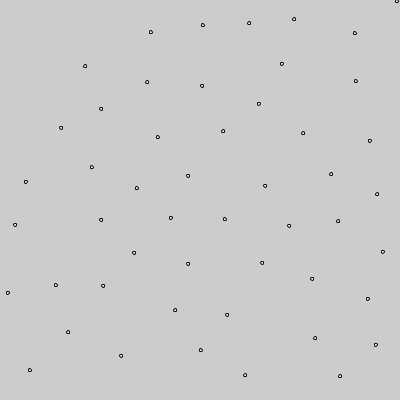
Frame 1 (no input)
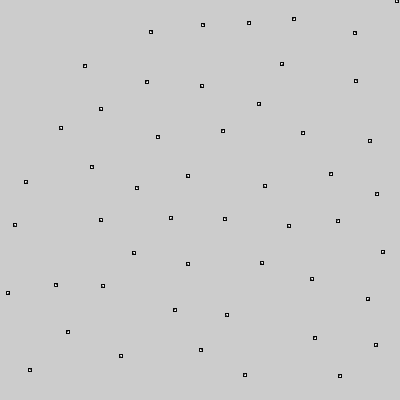
Frame 60 (the mouse pressed at the canvas centre just before this capture)
Frame 120 (the mouse held since frame 60 and released just before this capture): identical to frame 60, image omitted

The Processing sketch that drew these frames (run headless with seeded random() and noise(); from frame 60 on, the mouse is pressed at the canvas centre):

// Processing sketch: CicleFilling
// ── CicleFilling.pde
import java.util.*;
static int numPoints =50;
static int numSteps = 1;
static ArrayList<Circle> circles = new ArrayList<Circle>();
 void setup()
 {
   size(400,400);
   
    Vector<PVector> centers = new Vector<PVector>();

    PoissonDistribution distrib = new PoissonDistribution();
    float d = sqrt(width * height * 0.61 / numPoints);
    centers = distrib.generate(0, 0, width, height, d, 20);
 
 
     for(int i = 0 ; i < numPoints;i++)
     {
        circles.add(new Circle(centers.get(i),1f));     
     }
 
 for(int i = 0 ; i < numSteps ;i++)
 {
     for(int j = 0 ; j < circles.size();j++)
     {
        circles.get(j).grow();    
     } 
 }
 
  println("N "+n);
 
}
 
     static int n = 0 ;

void draw()
{
     for(int j = 0 ; j < circles.size();j++)
     {
        circles.get(j).display()  ; 
       // println(circles.get(j).radius);
     }
     if(keyPressed)
     {
         for(int j = 0 ; j < circles.size();j++)
         {
            circles.get(j).grow();    
         } 
     }
}
 
 
 
 
// ── Circle.pde
class Circle
{
    PVector center ;
    float radius;
    int stepsize = 2;
    
    public Circle(float x , float y , float r)
    {
        center = new PVector(x,y);
        radius = r;
    }
    public Circle(PVector v , float r)
    {
        center = v;
        radius = r;
    }
    void grow()
    {
        float newRadius = radius + stepsize;
        Circle newCircle = new Circle(center,newRadius);
        for(int i = 0 ; i < circles.size();i++)
        {
          if(!circles.get(i).equals(this))  
          {
            if(newCircle.isColliding(circles.get(i)))
            {
               n++;
               return;
            }
          }
          else
               continue;

        }
        radius = newRadius;
    }
    

    
      public boolean isColliding(Circle circle)
        {
            float distanceX = center.x - circle.center.x;
            float distanceY = center.y - circle.center.y;
            float radiusSum = circle.radius + radius;
            return distanceX * distanceX + distanceY * distanceY <= radiusSum * radiusSum;
        }
    void display()
    {
      ellipse(center.x,center.y,radius,radius);
    }
    boolean equals(Circle c)
    {
      return (this.center.x == c.center.x) && (center.y == c.center.y);
    }
     
}
// ── PoissonDistribution.pde
class PoissonDistribution
{
  /** From "Fast Poisson Disk Sampling in Arbitrary Dimensions"
  * by Robert Bridson
  * http://www.cs.ubc.ca/~rbridson/docs/bridson-siggraph07-poissondisk.pdf
  **/
  
  PoissonDistribution()
  {
    _points = new Vector<PVector>();
  }
  
  Vector<PVector> getPoints() { return _points; }
  
  Vector<PVector> generate(float xmin, float ymin, float xmax, float ymax, float minDist, int rejectionLimit)
  {
    _xmin = xmin; _xmax = xmax; _ymin = ymin; _ymax = ymax;
    _cellSize = minDist / sqrt(2);
    _gridWidth = ceil((xmax-xmin) / _cellSize);
    _gridHeight = ceil((ymax-ymin) / _cellSize);
    int s = _gridWidth * _gridHeight;
    _grid = new ArrayList<Vector<PVector>>();
    for(int i=0; i<s; i++)
      _grid.add(new Vector<PVector>());
    
    _points.clear();
    LinkedList<PVector> processList = new LinkedList<PVector>();
    
    PVector p = new PVector(random(_xmin, _xmax), random(_ymin, _ymax));
    processList.add(p);
    _points.add(p);
    addToGrid(p);

    while(processList.size() > 0)
    {
      int i = floor(random(processList.size()));
      p = processList.get(i);
      processList.remove(i);
      for(i=0; i<rejectionLimit; i++)
      {
        PVector n = createRandomPointAround(p, minDist, minDist*2);
        if(insideBoundaries(n) && testGrid(n, minDist)) {
          processList.add(n);
          _points.add(n);
          addToGrid(n);
        }
      }
    }
    
    return _points;
  }
  
  boolean insideBoundaries(PVector p)
  {
    return (p.x >= _xmin && p.x < _xmax && p.y >= _ymin && p.y < _ymax);
  }
  
  PVector createRandomPointAround(PVector p, float minDist, float maxDist)
  {
    float a = random(2*PI);
    float r = random(minDist, maxDist);
    return new PVector(p.x + r * cos(a), p.y + r * sin(a));
  }
  
  // return true if there are no points inside the circle of minDist radius around p
  boolean testGrid(PVector p, float minDist)
  {
    int minX = floor(max(0, (p.x - minDist - _xmin) / _cellSize));
    int maxX = ceil(min(_gridWidth - 1, (p.x + minDist - _xmin) / _cellSize));
    int minY = floor(max(0, (p.y - minDist - _ymin) / _cellSize));
    int maxY = ceil(min(_gridHeight - 1, (p.y + minDist - _ymin) / _cellSize));
    
    for(int y=minY; y<=maxY; y++) {
      for(int x=minX; x<=maxX; x++) {
        Vector<PVector> cell = _grid.get(y * _gridWidth + x);
        for(PVector t : cell)
          if(dist(p.x, p.y, t.x, t.y) <= minDist)
            return false;
      }
    }
    
    return true;
  }
  
  void addToGrid(PVector p)
  {
    _grid.get(index(p.x, p.y)).add(p);
  }
  
  protected int index(float x, float y)
  {
    int gx = floor((x - _xmin) / _cellSize);
    int gy = floor((y - _ymin) / _cellSize);
    return gy * _gridWidth + gx;
  }
  
  private ArrayList<Vector<PVector>> _grid;
  private float _cellSize;
  private int _gridWidth, _gridHeight;
  private float _xmin, _xmax, _ymin, _ymax;
  private Vector<PVector> _points;
}
